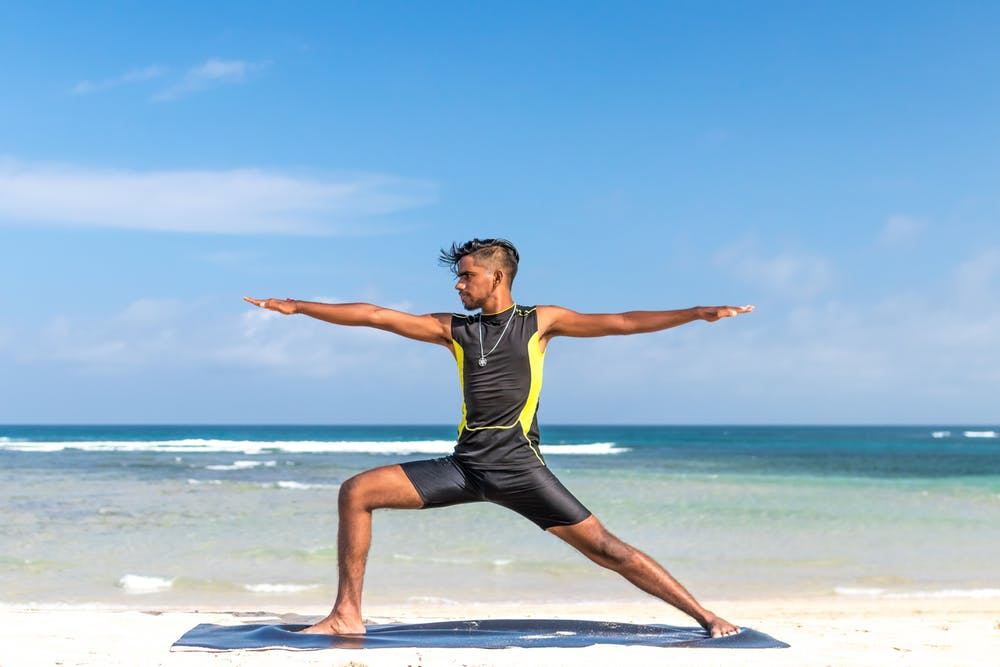
#> input picture tests/fixtures/vision/pose.jpg, 1000 x 667 px
$ python generate_vision_fixtures.py
#> lines starting #> are read from the running program, lines starting #| are printed output that depends on the picture; after the words box and inside, x2 and y2 are one past the last pixel; in counts of white or black regions, pixels touching at a corner belong together
"""Engineering fixtures from Google's public test assets; never product photos."""
from pathlib import Path
import cv2

ROOT = Path(__file__).resolve().parents[1]/'tests/fixtures/vision'
pose = cv2.imread(str(ROOT/'pose.jpg'))
#> pose is the input picture: shape (667, 1000, 3); mean B, G, R 209.9, 182.3, 147.4
portrait = cv2.imread(str(ROOT/'portrait.jpg'))
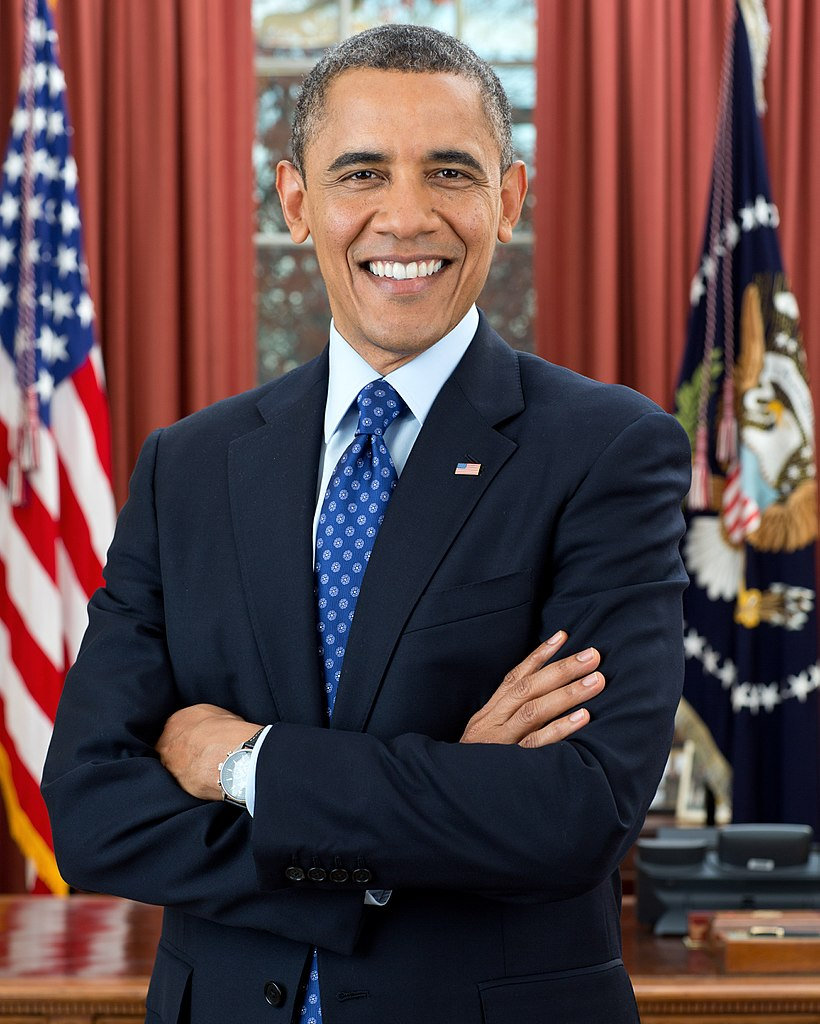
#> input picture tests/fixtures/vision/portrait.jpg, 820 x 1024 px
#> portrait is the input picture: shape (1024, 820, 3); mean B, G, R 71.8, 69.9, 92.7
cv2.imwrite(str(ROOT/'selfie-pose.jpg'), cv2.resize(pose[230:325,430:525], (400,400)), [cv2.IMWRITE_JPEG_QUALITY,95])
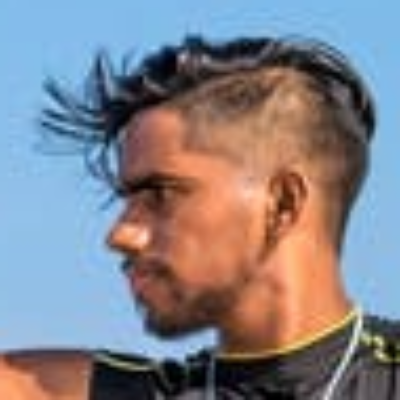
#> saved as selfie-pose.jpg: shape (400, 400, 3); mean B, G, R 138.1, 130.4, 131.8
composite = pose.copy()
composite[256:311,456:498] = cv2.resize(portrait[77:347,305:499],(42,55))
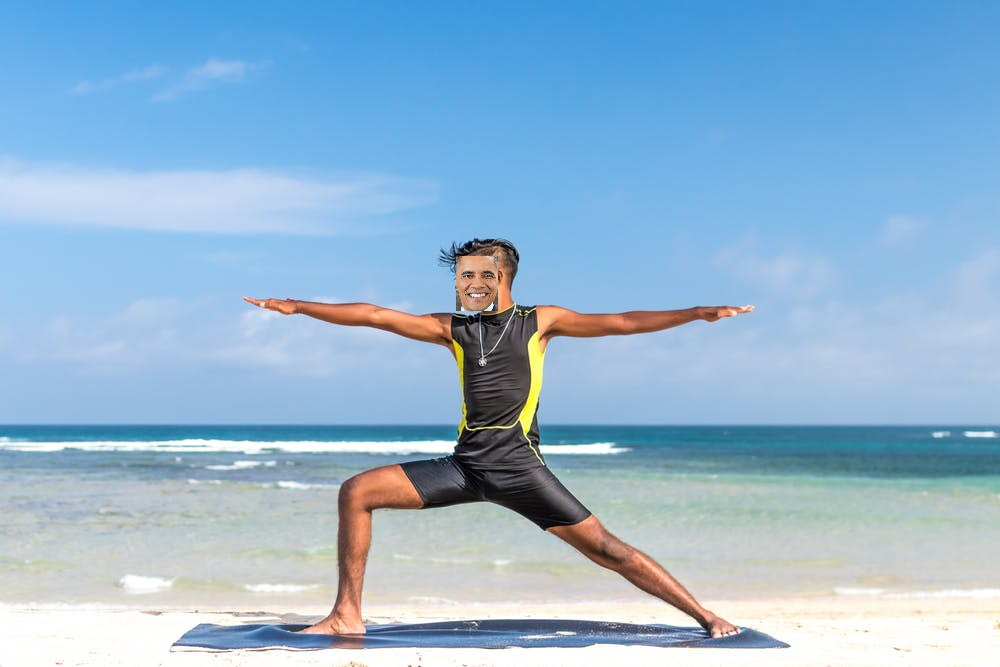
#> composite: shape (667, 1000, 3); 0.35% of pixels changed, all inside (x1, y1, x2, y2) = (456, 256, 498, 311)
cv2.imwrite(str(ROOT/'pose-portrait-composite.jpg'), composite, [cv2.IMWRITE_JPEG_QUALITY,95])
